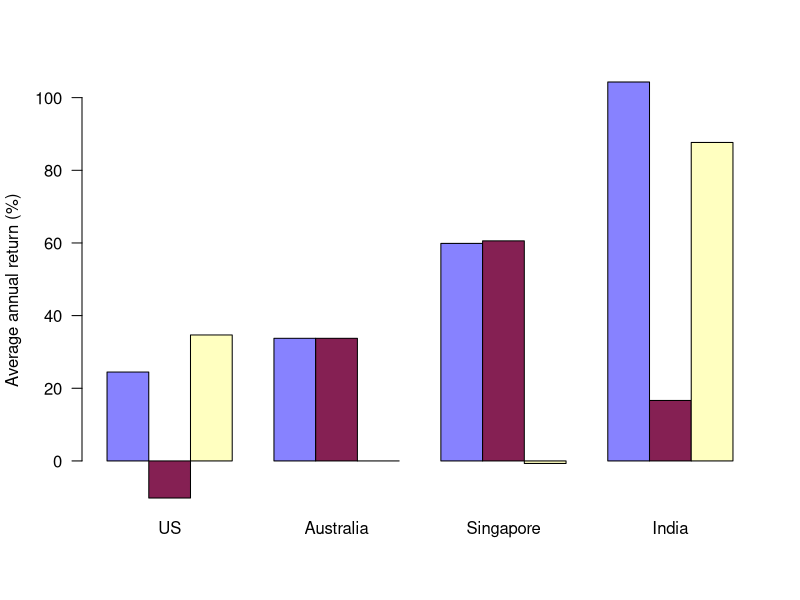

The R source for this figure:
# read data from Monthly.csv file specially extracted
# from the Excel data spreadsheet
monthly <- read.table('Monthly.csv', header=TRUE, sep=',')

# convert Date column to Date object type
monthly$Date <- as.Date(as.character(monthly$Date))

annual.return <- function(dates, vals, rates) {
  aud.vals <- vals / rates
  min.index <- match(min(dates), dates)
  max.index <- match(max(dates), dates)
  dt <- as.numeric(dates[max.index]-dates[min.index])/365.25
  areturn <- log(vals[max.index]/vals[min.index])/dt
  areturn.aud <- log(aud.vals[max.index]/aud.vals[min.index])/dt
  modulo.len <- function(v,i) v[(i-1) %% length(v) + 1]
  exch.return <- log(modulo.len(rates, max.index)/modulo.len(rates, min.index))/dt
  result <- c(areturn, areturn.aud, exch.return) * 100
  names(result) <- c("Domestic returns", "AUD returns", "Exchange rate return")
  result
}

ar <- mapply(function(vals, rates) annual.return(monthly$Date, vals, rates),
             list(US=monthly$S.PCOMP, 
                  Australia=monthly$AUSTALL,
                  Singapore=monthly$SNGPORI, 
                  India=monthly$INDIA.DS..Price.),
             list(US=monthly$AUD.USD,
                  Australia=1,
                  Singapore=monthly$AUD.SGD,
                  India=monthly$AUD.INR))

bar.cols <- c("#8782FF", "#852053", "#FFFFC0")
barplot(ar, beside=TRUE, col=bar.cols, ylab="Average annual return (%)",
        las=1)
